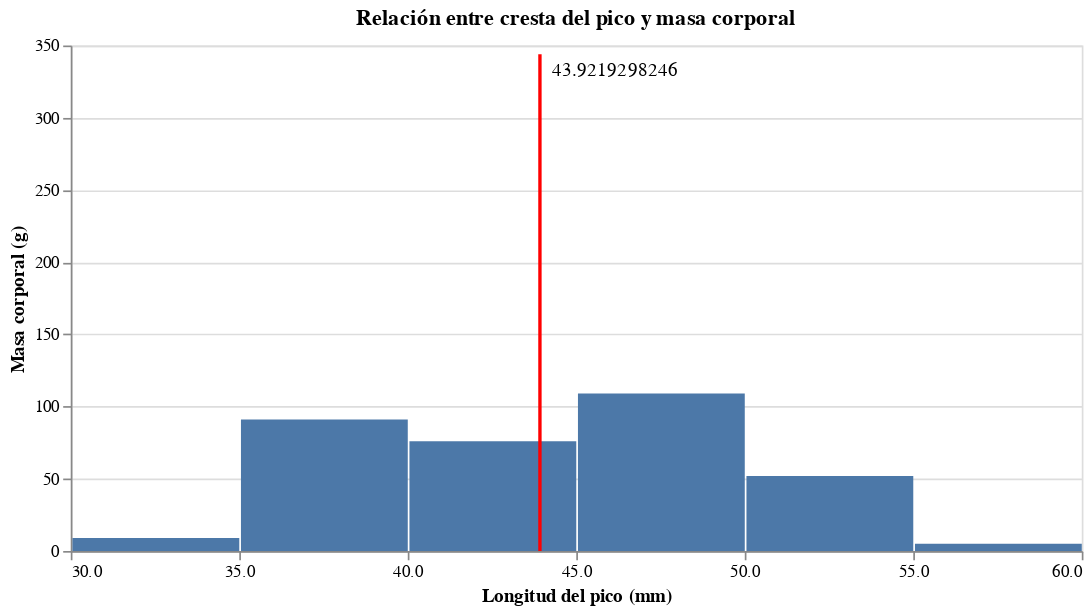

The cell this chart's notebook holds for it:
### Code cell
barras = alt.Chart(data).mark_bar().encode(
    x = alt.X('culmen_length_mm:Q', bin=True, title = 'Longitud del pico (mm)'),
    y = alt.Y('count()', title = 'Masa corporal (g)'),
).properties(
    title = "Relación entre cresta del pico y masa corporal"
)

linea = barras.mark_rule(color='red').encode(
    x='mean(culmen_length_mm):Q',
    size=alt.value(2)
)

text = alt.Chart(data).mark_text(
    align='left',
    baseline='middle',
    dx=7,
    dy=-135,
    size=11
).encode(
    x='mean(culmen_length_mm):Q',
    x2='mean(culmen_length_mm):T',
    text='mean(culmen_length_mm)',
    color=alt.value('#000000')
)

(barras + linea + text).properties(width=600)

### Figure 1 — Vega-Lite specification as saved in the notebook (floating-point values rounded to 4 significant figures; data arrays with more than 128 entries replaced by an {"elided": "..."} marker saying what was removed)
{"config": {"view": {"continuousWidth": 400, "continuousHeight": 300}}, "layer": [{"mark": "bar", "encoding": {"x": {"type": "quantitative", "bin": true, "field": "culmen_length_mm", "title": "Longitud del pico (mm)"}, "y": {"type": "quantitative", "aggregate": "count", "title": "Masa corporal (g)"}}, "title": "Relación entre cresta del pico y masa corporal"}, {"mark": {"type": "rule", "color": "red"}, "encoding": {"size": {"value": 2}, "x": {"type": "quantitative", "aggregate": "mean", "field": "culmen_length_mm"}, "y": {"type": "quantitative", "aggregate": "count", "title": "Masa corporal (g)"}}, "title": "Relación entre cresta del pico y masa corporal"}, {"mark": {"type": "text", "align": "left", "baseline": "middle", "dx": 7, "dy": -135, "size": 11}, "encoding": {"color": {"value": "#000000"}, "text": {"type": "quantitative", "aggregate": "mean", "field": "culmen_length_mm"}, "x": {"type": "quantitative", "aggregate": "mean", "field": "culmen_length_mm"}, "x2": {"aggregate": "mean", "field": "culmen_length_mm"}}}], "data": {"name": "data-9d6b39cc0fec26cfe745a26361892b99"}, "width": 600, "$schema": "https://vega.github.io/schema/vega-lite/v4.8.1.json", "datasets": {"data-9d6b39cc0fec26cfe745a26361892b99": {"elided": "344 records"}}}
